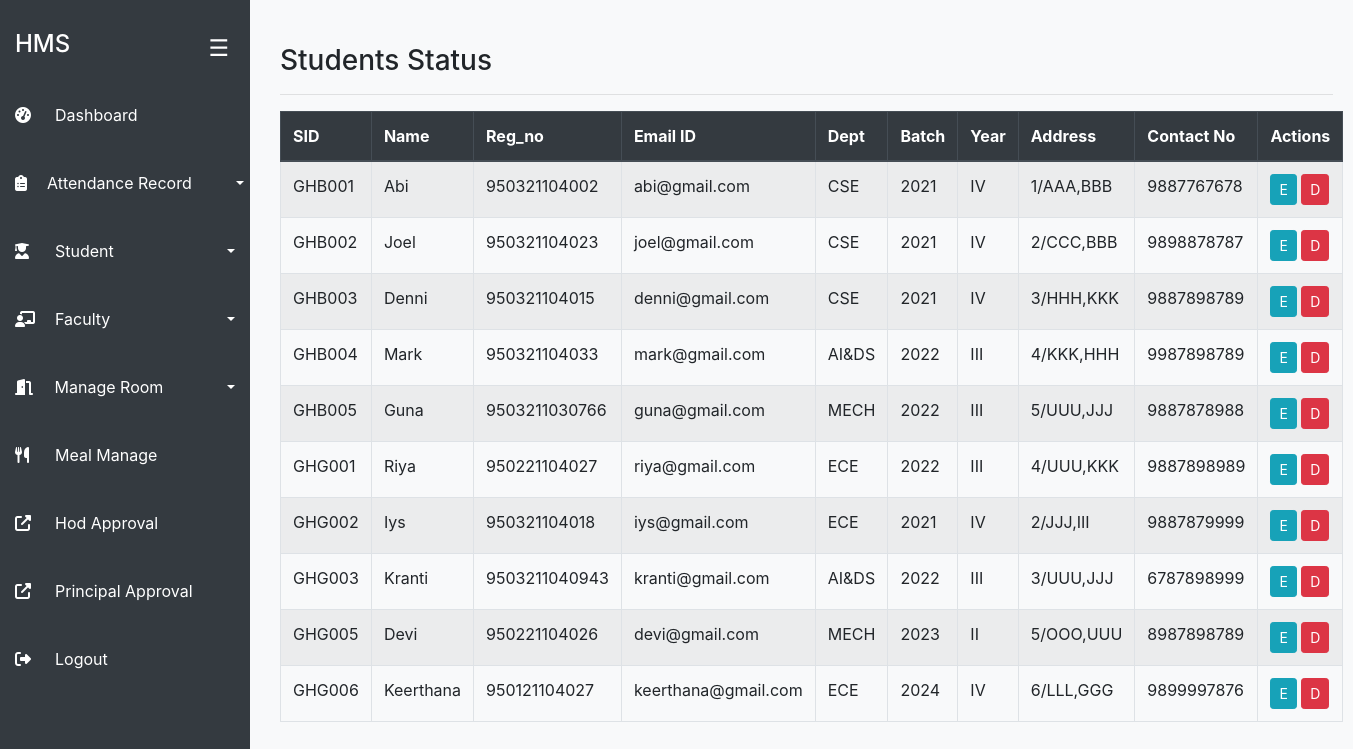
/admin/view_students.php (signed in), run on the app's committed database.
### tables this page shows
CREATE TABLE `students` (
  `sid` varchar(200) NOT NULL,
  `name` varchar(200) NOT NULL,
  `st_id` varchar(200) NOT NULL,
  `department` varchar(350) NOT NULL,
  `gender` varchar(350) NOT NULL,
  `email` varchar(200) NOT NULL,
  `password` varchar(200) NOT NULL,
  `joining_year` year(4) NOT NULL,
  `passout_year` year(4) NOT NULL,
  `current_year` varchar(10) NOT NULL,
  `address` varchar(200) NOT NULL,
  `mobile` varchar(255) NOT NULL,
  `room_no` varchar(200) NOT NULL
);

### admin/view_students.php (the view, shortened to what this page needs)
<!DOCTYPE html>
<html lang="en">
<head>
    <link rel="stylesheet" href="https://stackpath.bootstrapcdn.com/bootstrap/4.3.1/css/bootstrap.min.css">
</head>
<body style="background-color: #f8f9fa;">
<?php include('sidebar.php'); ?>
<br>
<div class="main-content" style="margin-left: 260px; padding: 20px;">
    <div class="">
        <h3>Students Status</h3>
        <hr>
        <table class="table table-bordered table-striped">
            <thead class="thead-dark">
                <tr>
                    <th>SID</th>
                    <th>Name</th>
                    <th>Reg_no</th>
                    <th>Email ID</th>
                    <th>Dept</th>
                    <th>Batch</th>
                    <th>Year</th>
                    <th>Address</th>
                    <th>Contact No</th>
                    <th>Actions</th>
                </tr>
            </thead>
            <tbody>
                <?php
                $query = "SELECT * FROM students ORDER BY sid ASC";
                $query_run = mysqli_query($connection, $query);
                if (mysqli_num_rows($query_run) > 0) {
                    while ($row = mysqli_fetch_assoc($query_run)) {
                        echo "<tr>
                                <td>{$row['sid']}</td>
                                <td>{$row['name']}</td>
                                <td>{$row['st_id']}</td>
                                <td>{$row['email']}</td>
                                <td>{$row['department']}</td>
                                <td>{$row['joining_year']}</td>
                                <td>{$row['current_year']}</td>
                                <td>{$row['address']}</td>
                                <td>{$row['mobile']}</td>
                                <td>
                                    <a href='edit_student.php?id={$row['sid']}' class='btn btn-info btn-sm'>E</a>
                                    <a href='delete_student.php?id={$row['sid']}' class='btn btn-danger btn-sm' onclick='return confirm(\"Are you sure?\")'>D</a>
                                </td>
                              </tr>";
                    }
                } else {
                    echo "<tr><td colspan='10' class='text-center'>No students found.</td></tr>";
                }
                ?>
            </tbody>
        </table>
    </div>
</div>
</body>
</html>

### admin/sidebar.php (shortened to what this page needs)
<div class="sidebar">
    <div class="sidebar-header">
        <h4 class="text-center text-white" id="hms-title">HMS</h4>
        <button class="toggle-btn" onclick="toggleSidebar()">☰</button>
    </div>
    <br>
    <a href="dashboard.php">
        <i class="fas fa-tachometer-alt"></i> Dashboard
    </a>
    <a href="#" class="dropdown-toggle" data-menu="attendance-menu">
        <i class="fas fa-clipboard-list"></i> Attendance Record <i class="fas fa- dropdown-icon"></i>
    </a>
    <a href="#" class="dropdown-toggle" data-menu="student-menu">
        <i class="fas fa-user-graduate"></i> Student <i class="fas fa- dropdown-icon"></i>
    </a>
    <a href="#" class="dropdown-toggle" data-menu="faculty-menu">
        <i class="fas fa-chalkboard-teacher"></i> Faculty <i class="fas fa- dropdown-icon"></i>
    </a>
     <a href="#" class="dropdown-toggle" data-menu="meal-menu">
        <i class="fas fa-door-open"></i>Manage Room <i class="fas fa- dropdown-icon"></i>
    </a>
    <a href="food_schedule.php">
        <i class="fas fa-utensils"></i> Meal Manage
    </a>
    <a href="admin_outpass_requests.php">
        <i class="fas fa-external-link-alt"></i> Hod Approval
    </a>
    <a href="principal_outpass_requests.php">
        <i class="fas fa-external-link-alt"></i> Principal Approval
    </a>
    <a href="../logout.php">
        <i class="fas fa-sign-out-alt"></i> Logout
    </a>
</div>
<link rel="stylesheet" href="https://cdnjs.cloudflare.com/ajax/libs/font-awesome/6.4.2/css/all.min.css">

### admin/view_students.php (style rules this page uses)
.main-content { margin-left: 260px; padding: 20px; transition: margin-left 0.3s; }
.main-content { margin-left: 260px; padding: 20px; transition: all 0.3s ease; }

### admin/sidebar.php (style rules this page uses)
.sidebar { height: 100%; width: 250px; position: fixed; top: 0; left: 0; background-color: #343a40; padding-top: 30px; transition: width 0.3s ease-in-out; z-index: 999; }
.sidebar-header { display: flex; justify-content: space-between; align-items: center; padding: 0 15px; }
.toggle-btn { background: none; border: none; font-size: 23px; color: white; cursor: pointer; transition: transform 0.3s; }
.sidebar a { display: flex; align-items: center; gap: 20px; color: white; padding: 12px 15px; text-decoration: none; font-size: 16px; transition: all 0.3s; margin-bottom: 20px; }
.sidebar a i { width: 20px; }
.main-content { margin-left: 250px; transition: margin-left 0.3s ease-in-out; padding: 20px; }

### data on the page
students: sid "GHB001", name "Abi", st "950321104002", email "abi@gmail.com", department "CSE", joining_year "2021", current_year "IV", address "1/AAA,BBB", mobile "9887767678"
students: sid "GHB002", name "Joel", st "950321104023", email "joel@gmail.com", department "CSE", joining_year "2021", current_year "IV", address "2/CCC,BBB", mobile "9898878787"
students: sid "GHB003", name "Denni", st "950321104015", email "denni@gmail.com", department "CSE", joining_year "2021", current_year "IV", address "3/HHH,KKK", mobile "9887898789"
students: sid "GHB004", name "Mark", st "950321104033", email "mark@gmail.com", department "AI&DS", joining_year "2022", current_year "III", address "4/KKK,HHH", mobile "9987898789"
students: sid "GHB005", name "Guna", st "9503211030766", email "guna@gmail.com", department "MECH", joining_year "2022", current_year "III", address "5/UUU,JJJ", mobile "9887878988"
students: sid "GHG001", name "Riya", st "950221104027", email "riya@gmail.com", department "ECE", joining_year "2022", current_year "III", address "4/UUU,KKK", mobile "9887898989"
students: sid "GHG002", name "Iys", st "950321104018", email "iys@gmail.com", department "ECE", joining_year "2021", current_year "IV", address "2/JJJ,III", mobile "9887879999"
students: sid "GHG003", name "Kranti", st "9503211040943", email "kranti@gmail.com", department "AI&DS", joining_year "2022", current_year "III", address "3/UUU,JJJ", mobile "6787898999"
students: sid "GHG005", name "Devi", st "950221104026", email "devi@gmail.com", department "MECH", joining_year "2023", current_year "II", address "5/OOO,UUU", mobile "8987898789"
students: sid "GHG006", name "Keerthana", st "950121104027", email "keerthana@gmail.com", department "ECE", joining_year "2024", current_year "IV", address "6/LLL,GGG", mobile "9899997876"
